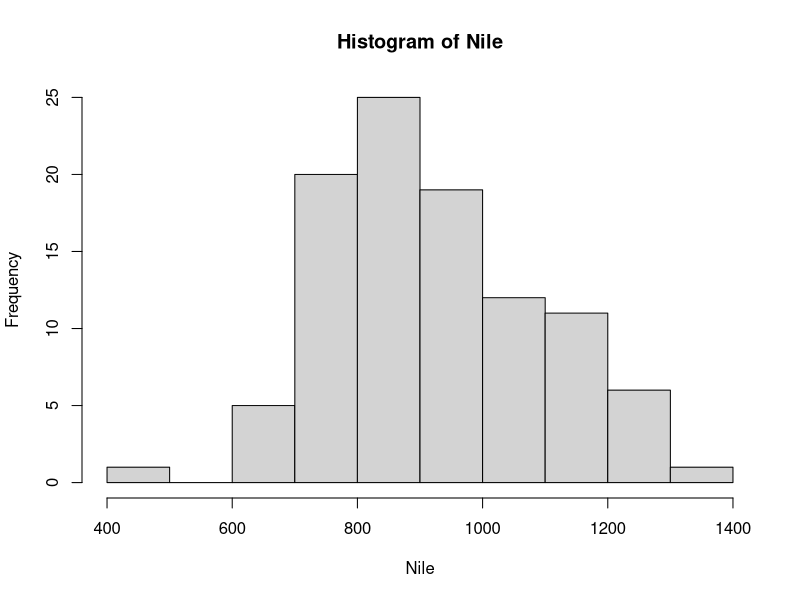
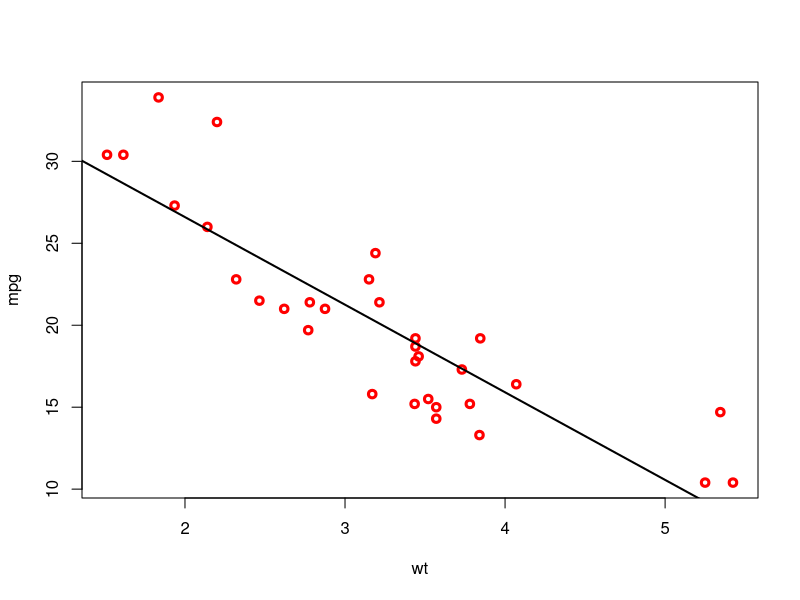
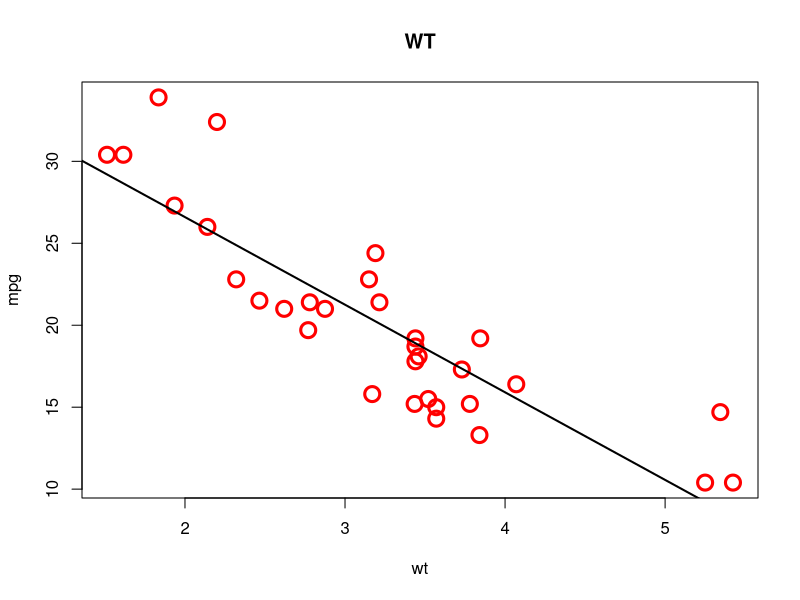
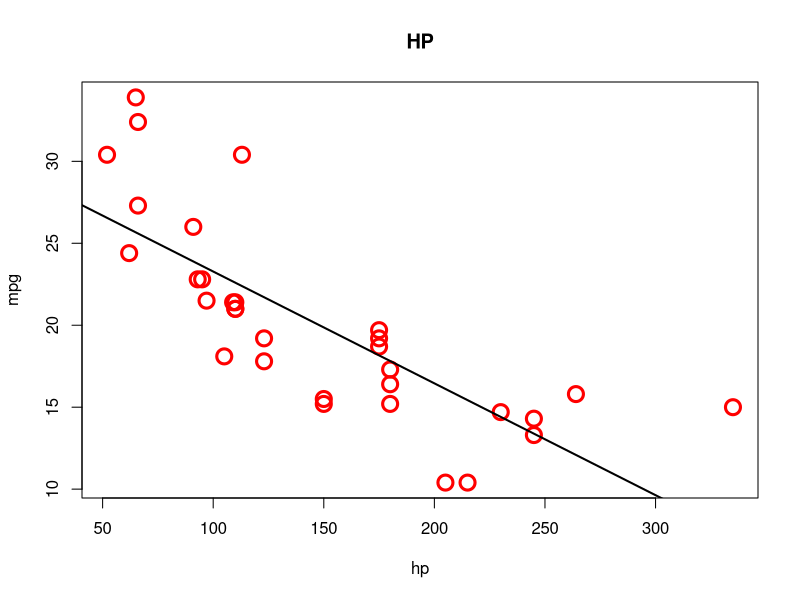

Source code (R) for these figures, in order:

## ----echo=F--------------------------------------------------------------
# Modulo Operation
5%%3  #x mod y:reminder
7%/%4 #integer division:floor.
5^2;5**2
sqrt(25)
log(10)  ##str(log)
log(10,exp(1))   # natural logarithm
exp(1)
log(exp(10))
log10(10) # common logarithm
log(100,base = 10)

## ------------------------------------------------------------------------
x<-2
y=3
###
a=5
b<-a
a="k"
a;b #what is a, b?
assign('s',7)

## ------------------------------------------------------------------------
a<-53;b<-5.3;c=5.0
class(c);print(a)
1/0 #Inf 
0/0 #NAN
i<-5L;class(i)
# j<-5+1i;class(j)

## ------------------------------------------------------------------------
attributes(mtcars)

## ------------------------------------------------------------------------
x<-'data' #or with ""
class(x)
factor('data')
nchar(x)

## ------------------------------------------------------------------------
TRUE##T,True
FALSE##F,False
is.logical(FALSE)
TRUE*5
FALSE*5
a<-2;b<-3
a!=b   ###if contional statement
"data"=="sprite"
"data"=="angel"

## ------------------------------------------------------------------------
a<-c(1,2,3) ###no row/column
is.vector(a)

## ------------------------------------------------------------------------
 c(1,2,3,4)#concatenate
 c(1,3,6,7,7)
 c(1:4) ##colon
 seq(1,100,by=2)      
  #calculation
  c(1,2,3,4)+c(2,4,5,6)
  c(1,2,3,4)-c(2,4,5,6)
  c(1,2,3,4)*c(2,4,5,6)
  c(1,2,3,4)/c(2,4,5,6)
  c(1,2,3,4)+1  #vectorization
  c(1,2,3,4)+c(2,4)   #recycle
  c(1,2,3,4) %*% c(2,4,5,6) ##row times column

## ------------------------------------------------------------------------
a<-1:5;b<-2:6
a*b
b*a
a*a
###dot/inner product
a%*%a;a%*%b;b%*%a
sum(a*a);sum(a*b);sum(b*a)
crossprod(a)
matrix(a)%*%b
matrix(b)%*%a

## ------------------------------------------------------------------------
c('1','2','3','4')
c('bj','sh','gz','sz') ##first tier cities
temp<-c('bj','sh','gz','shenzheng')
nchar(temp)  #vectorization


## ---- eval=FALSE---------------------------------------------------------
## c(T,F,T,T)
## age<-c(23,21,20,24,18,15,25) ##legal age of marriage
## age>20
## price<-c(3,6,5,7,4,11,14)
## price>5
## # age[age>20] ## []

## ------------------------------------------------------------------------
#explicit
c('1','2','3','4')
as.numeric(c('1','2','3','4')) ##add 'h'
as.character(c(3,5,6,7,8,11,14))
a<-c('x','y','z')
as.logical(a)


##implicit: represent all objects  in a reasonable fashion.
a<-c(1.2,'a')
a<-c(TRUE,2)
a<-c(FALSE,'a')

## ---- eval=FALSE---------------------------------------------------------
## age<-c(3,51,6,74,58,21,14)
## age[2] ###[] vs. ()
## age[2:3]
## age[-1]
## age[age>20]
## 
## ## age vs. newage
## newage<-age[-3]
## newage
## 
## city<-c('bj','sh','canton','sz')
## nchar(city)
## 
## class(age);length(age);max(age)
## names(age)<-c('a','b','c','d','e','f','g')
## age
## names(age)<-letters[1:7]
## age #names(temp)<-NULL
## 
## ##constants:month.name
## attributes(age)
## age

## ---- eval=FALSE---------------------------------------------------------
## vector<-c(1:12)
## matrix(vector,nrow = 3,ncol = 4)
## matrix(vector,nrow = 3,ncol = 4,byrow = T)
## mt<-matrix(vector,nrow = 3,ncol = 4,T)
## dimnames(mt) = list(c('gain1','gain2','gain3'),
##            c('loss1','loss2','loss3','loss4')) #
## mt
## attributes(mt)
## rownames(mt)
## colnames(mt)
## v<-1:12
## dim(v)<-c(3,4)
## a<-3:6
## b<-15:18
## rbind(a,b)
## cbind(a,b)##no row or column for vector.
## ##bonus
## v
## c(v)
## dim(v)<-c(12,1)
## 

## ---- eval=FALSE---------------------------------------------------------
## mt
## mt[2,3]
## mt[2,]##colon in matlab
## mt[,3]
## mt[,'loss2']
## 

## ------------------------------------------------------------------------
my_mat<-matrix(c(8,3,4,1,5,9,6,7,2),ncol=3)
my_mat[1,1]+my_mat[1,2]+my_mat[1,3]
sum(my_mat[1,])
rowSums(my_mat)
colSums(my_mat)
sum(diag(my_mat))

## ---- eval=FALSE---------------------------------------------------------
## dim1<-c("A1","A2")
## dim2<-c("B1","B2","B3","B4")
## dim3<-c("C1","C2","C3")
## a<-array(c(1:24),c(2,4,3),
##          dimnames=list(dim1,dim2,dim3))
## a
## a[1,2,3]

## ---- eval=FALSE---------------------------------------------------------
## city<-c('bj','sh','gz','sz')
## age<-c(22,34,34,24)
## sex<-c('M','F','M','F')
## people<-data.frame(city,age,sex)
## people
## people[2,3]
## people[,3]
## people$age
## people$age>30
## people[people$age>30,]
## 
## 
## dim(iris)
## ncol(iris);nrow(iris)
## rownames(people)<-letters[1:4]
## rownames(people)<-c(1,4,5,8)
## people
## rownames(people)<-NULL ##set back to generic index
## colnames(people)[3]
## 
## head(iris);tail(iris)
## str(iris)
## iris[c(50:100),c(1:2),]
## iris[,c(1:2)]
## iris[,c('Sepal.Length','Sepal.Width')]
## 
## iris$Sepal.Width
## iris[,'Sepal.Length']
## class(iris[,'Sepal.Length'])###reduced
## class(iris['Sepal.Length'])
## class(iris[,'Sepal.Length',drop=F])
## class(iris[['Sepal.Length']])###reduced
## 
## ###comparison with stata
## # plot(Sepal.Length,Petal.Length)
## plot(iris$Sepal.Length,iris$Petal.Length)
## 
## attach(iris)
## plot(Sepal.Length,Petal.Length)
## detach(iris)
## 
## with(iris,plot(Sepal.Length,Petal.Length))
## 

## ---- eval=FALSE---------------------------------------------------------
## mylist<-list(city=city,age=age,age=sex)
## str(mylist)
## mylist[1]
## mylist$city
## mylist[[1]]

## ---- eval=FALSE---------------------------------------------------------
## g<-"my list"
## h<-c(25,26,18,39)
## j<-matrix(1:10,nrow=5)
## k<-c("one","five","eight")
## mylist<-list(titile=g,age=h,j,k)
## mylist

## ----fig.align = "center",echo=F-----------------------------------------
figure<-hist(Nile)
figure
figure$counts
# attributes(plot1)

## ----fig.align = "center",echo=F-----------------------------------------
with(mtcars,plot(wt,mpg,col='red',type='p',lwd=3))
lmfit<-lm(mpg~wt,data=mtcars)
abline(lmfit,lwd=2)
summary(lmfit)
results<-summary(lmfit)
results$coefficients[2,1]*10

## ------------------------------------------------------------------------
with(mtcars,plot(wt,mpg,col='red',type='p',lwd=3,main="WT",cex=2))
lmfit1<-lm(mpg~wt,data=mtcars)
abline(lmfit1,lwd=2)

## ------------------------------------------------------------------------
with(mtcars,plot(hp,mpg,col='red',type='p',lwd=3,main='HP',cex=2))
lmfit2<-lm(mpg~hp,data=mtcars)
abline(lmfit2,lwd=2)
summary(lmfit1)
summary(lmfit2)
cat(paste('wt coeffient:',round(summary(lmfit1)$coe[2,1],2)),paste('hp coeffient:', round(summary(lmfit2)$coe[2,1],2)),sep='\n')


## ---- eval=FALSE---------------------------------------------------------
## http://taobaoshopping.org/how-to-view-taobao-seller-rating/
## ##nominal
## sex<-c('male','female','male','female','male')
## sex_new<-factor(sex)#levels=c('male','female')
## str(sex_new)
## ##ordinal
## rating<-c('heart','crown','diamond','heart','diamond')
## factor(rating,ordered=T,levels=c('heart','diamond',
##                              'crown'))

## ------------------------------------------------------------------------
patientID <- c(1, 2, 3, 4)
age <- c(25, 34, 28, 52)
gender<-c(1,1,2,1)
diabetes <- c("Type1", "Type2", "Type1", "Type1")
status <- c("Poor", "Improved", "Excellent", "Poor")
diabetes <- factor(diabetes)
gender <- factor(gender)
status <- factor(status, order = TRUE,levels=c('Poor','Improved',
                                               'Excellent'))
patientdata <- data.frame(patientID,gender,age,diabetes,
status)
patientdata
patientdata$gender<-with(patientdata,factor(gender,
          levels=c(1,2),labels=c('male','female')))
str(patientdata)
summary(patientdata)


## ------------------------------------------------------------------------
v1 <-  c(1, NA, NULL,NaN)
v1
v2 <-  c("1", NA, NULL,NaN)
v2  ##coercion
l <-  list("1", NA, NULL,NaN)
length(l[4])

## ------------------------------------------------------------------------
head(iris)[1:3,]
iris_L<-sapply(iris,list)
length(iris_L)
iris_L$Sepal_Width<-NULL
length(iris_L)

## ------------------------------------------------------------------------
vy <- c(1, 2, 3, NA, 5)
mean(vy)
mean(vy,na.rm = T)

## ------------------------------------------------------------------------
a<-c(1,2,NA,NA)
b<-c(1,3,4,NA)
a==b

vy <- c(1, 2, 3, NA, 5)
vy[!is.na(vy)]


